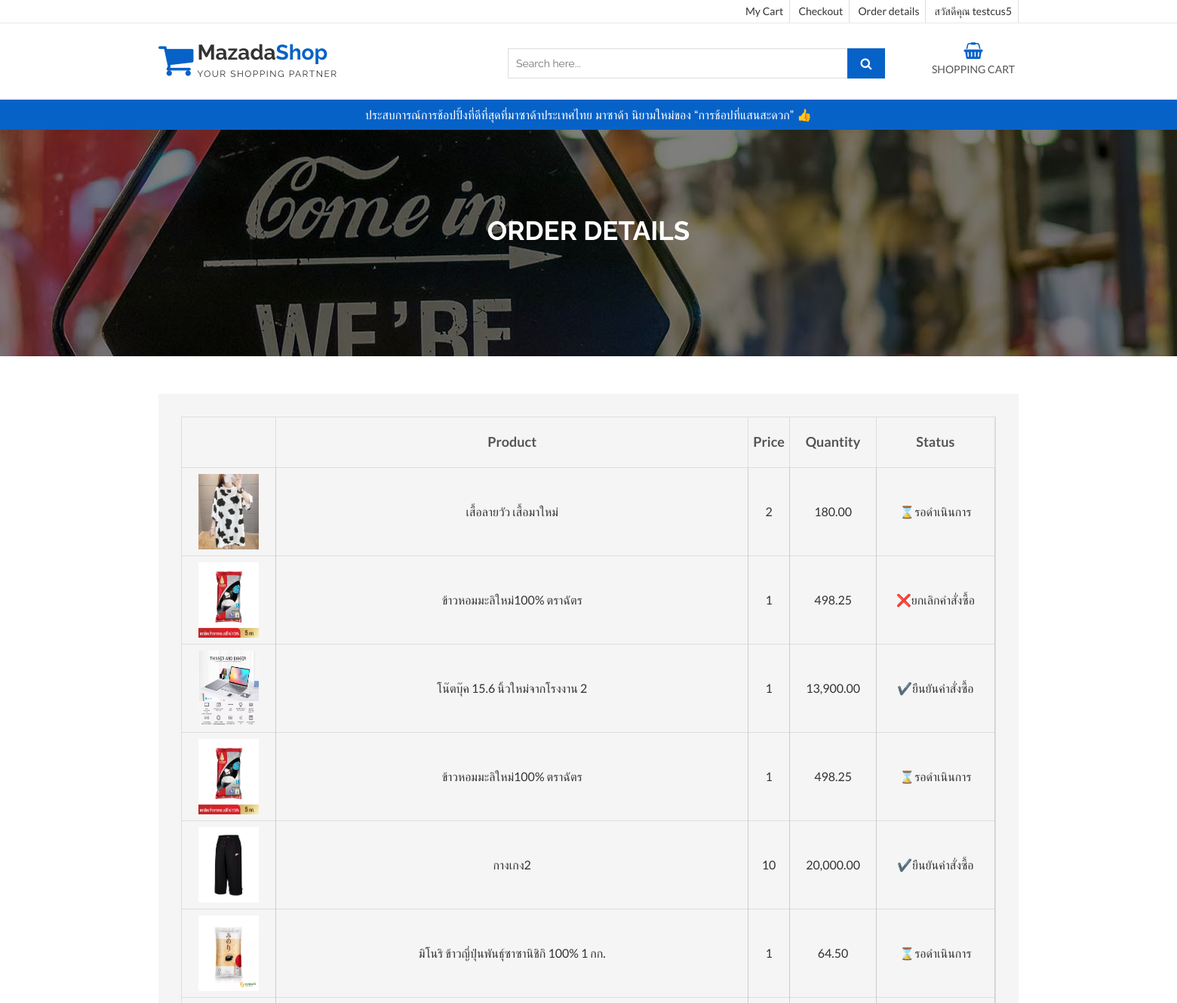
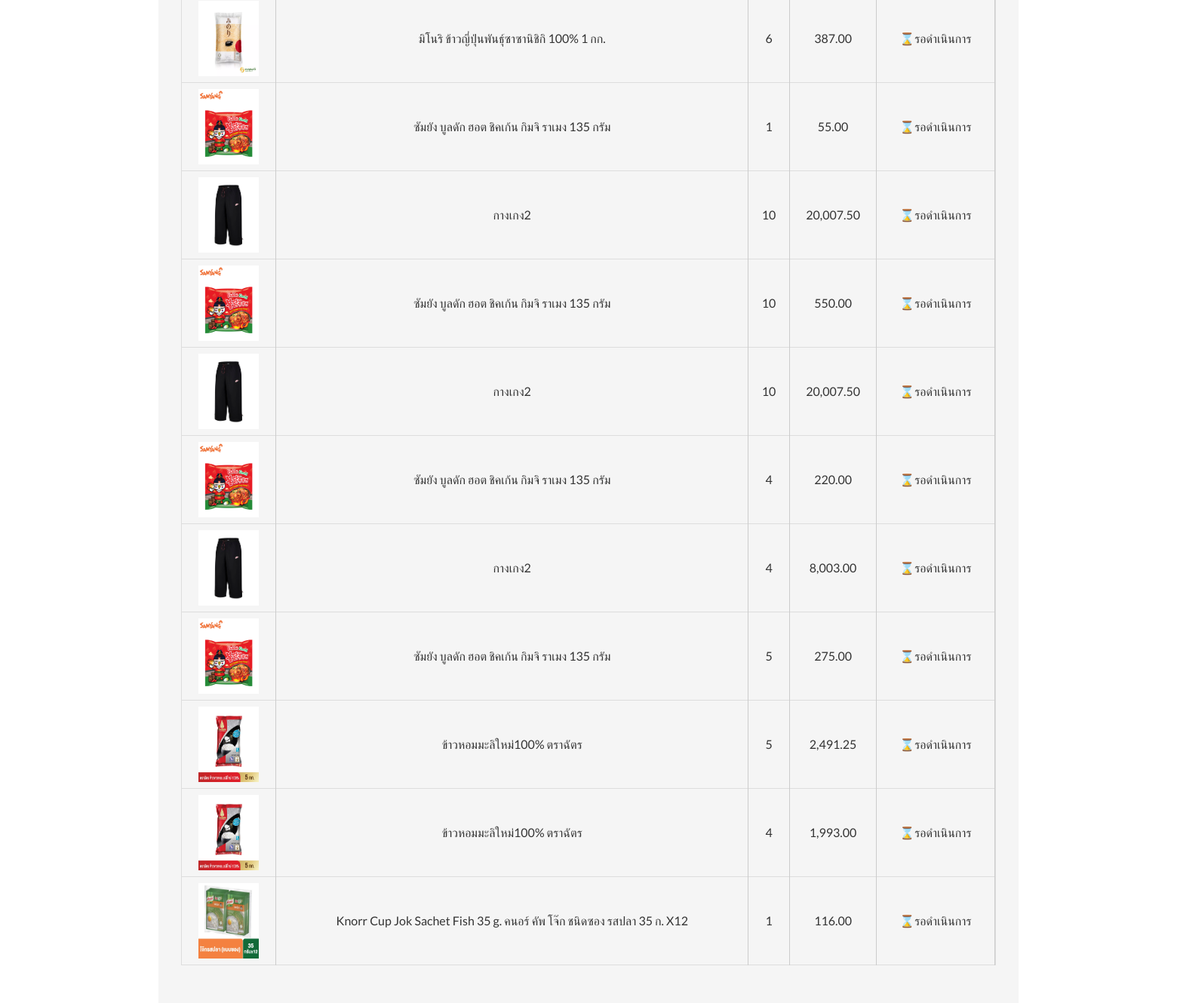
Page /cus_detail.php (signed in) on the committed database (2 pictures, top to bottom).
### tables this page shows
CREATE TABLE `product` (
  `ProID` int(15) NOT NULL,
  `ProName` varchar(100) NOT NULL,
  `Picture` varchar(200) NOT NULL,
  `Price` float NOT NULL,
  `Discount` float NOT NULL,
  `ProDe` varchar(500) NOT NULL,
  `Stock` int(10) NOT NULL,
  `OwID` int(15) NOT NULL,
  `SCatID` int(15) NOT NULL
);

CREATE TABLE `orderdetails` (
  `OrDetID` int(15) NOT NULL,
  `Quantity` int(10) NOT NULL,
  `OrDDiscount` float NOT NULL,
  `OrDPrice` float NOT NULL,
  `Status` varchar(50) NOT NULL,
  `ProID` int(15) NOT NULL,
  `OrderID` int(15) NOT NULL
);

### cus_detail.php (the view, shortened to what this page needs)
<?php include('h.php'); ?>
<head><title>Order</title></head>
<body>
<?php include('nav_member.php'); ?>
  <section id="aa-catg-head-banner">
  <img src="img/p1.jpg">
    <div class="aa-catg-head-banner-area">
     <div class="container">
      <div class="aa-catg-head-banner-content">
        <h2>Order Details</h2>
      </div>
     </div>
   </div>
  </section>
 <section id="cart-view">
    <div class="container">
      <div class="row">
        <div class="col-md-12">
          <div class="cart-view-area">
            <div class="cart-view-table">
              <form id="frmcart" name="frmcart" method="post" action="?act=update">
                <div class="table-responsive">
                  <table class="table">
                    <thead>
                      <tr>
                        <th></th>
                        <th>Product</th>
                        <th>Price</th>
                        <th>Quantity</th>
                        <th>Status</th>
                      </tr>
                    </thead>
                    <tbody>
                      <?php
                       $query = "SELECT * FROM product as p INNER JOIN orderdetails as od ON (p.ProID=od.ProID)
                       INNER JOIN `order` as o  ON (o.OrderID = od.OrderID)
                        INNER JOIN customer as c  ON (o.CustomerID = c.CustomerID)
                       WHERE o.CustomerID  = '".$_SESSION['CustomerID']."'ORDER BY o.CustomerID asc" or die("Error:" . mysqli_error($con));
                      $result = mysqli_query($con, $query);
                        while($row = mysqli_fetch_array($result) ) {
                          echo "<tr>";
                          echo "<td align=center>"."<img src='backed/Picture/".$row['Picture']."' width='100'>"."</td>";
                            echo "<td>" .$row["ProName"] .  "</td> ";
                            echo "<td>" .$row["Quantity"] .  "</td> ";
                            echo "<td>" .number_format($row["OrDPrice"]-$row["OrDDiscount"],2) .  "</td> ";
                            echo "<td>" .$row["Status"] .  "</td> ";
                          echo "</tr>";
                          }
                      ?>
                    </tbody>
                  </table>
                </div>
              </form>
            </div>
          </div>
        </div>
      </div>
    </div>
  </section>
  </body>
</html>

### h.php (shortened to what this page needs)
<!DOCTYPE html>
<html lang="en">
  <head>
    <link href="css/font-awesome.css" rel="stylesheet">
    <link href="css/bootstrap.css" rel="stylesheet">
    <link href="css/jquery.smartmenus.bootstrap.css" rel="stylesheet">
    <link rel="stylesheet" type="text/css" href="css/jquery.simpleLens.css">
    <link rel="stylesheet" type="text/css" href="css/slick.css">
    <link rel="stylesheet" type="text/css" href="css/nouislider.css">
    <link id="switcher" href="css/theme-color/default-theme.css" rel="stylesheet">
    <link href="css/sequence-theme.modern-slide-in.css" rel="stylesheet" media="all">
    <link href="css/style.css" rel="stylesheet">
  </head>

### nav_member.php (shortened to what this page needs)
<body>
  <header id="aa-header">
    <div class="aa-header-top">
      <div class="container">
        <div class="row">
          <div class="col-md-12">
            <div class="aa-header-top-area">
              <div class="aa-header-top-right">
                <ul class="aa-head-top-nav-right">
                  <li class="hidden-xs"><a href="cart.php">My Cart</a></li>
                  <li class="hidden-xs"><a href="checkout.php">Checkout</a></li>
                  <li><a href="cus_detail.php">Order details</a></li>
                  <?php if (isset($_SESSION['Name'])) : ?>
                    <li class="dropdown">
                      <a class="nav-link dropdown-toggle" data-toggle="dropdown">สวัสดีคุณ <?php echo  $_SESSION['Name']; ?></a>
                    </li>
                  <?php else : ?>
                    <li><a href="loginCus.php">Login</a></li>
                    <li><a href="loginshop.php">Shop login</a></li>
                  <?php endif; ?>
                </ul>
              </div>
            </div>
          </div>
        </div>
      </div>
    </div>
    <div class="aa-header-bottom">
      <div class="container">
        <div class="row">
          <div class="col-md-12">
            <div class="aa-header-bottom-area">
              <div class="aa-logo">
                <a href="index.php">
                  <span class="fa fa-shopping-cart"></span>
                  <p>Mazada<strong>Shop</strong> <span>Your Shopping Partner</span></p>
                </a>
              </div>
              <div class="aa-cartbox">
                <a class="aa-cart-link" href="cart.php">
                  <span class="fa fa-shopping-basket"></span>
                  <span class="aa-cart-title">SHOPPING CART</span>
                </a>
              </div>
              <div class="aa-search-box">
                <form action="index.php" method="GET">
                  <input type="text"  name="search" id="" placeholder="Search here..." >
                  <button type="submit"><span class="fa fa-search"></span></button>
                </form>
              </div>
            </div>
          </div>
        </div>
      </div>
    </div>
  </header>
  <section id="menu">
    <div class="container">
      <div class="menu-area">
        <div class="navbar navbar-default" role="navigation">
          <div class="navbar-collapse collapse">
            <ul class="nav navbar-nav">
             <h4 align="center"> <li ><a >ประสบการณ์การช้อปปิ้งที่ดีที่สุดที่มาซาด้าประเทศไทย มาซาด้า นิยามใหม่ของ “การช้อปที่แสนสะดวก” 👍</a></li></h4>
            </ul>
          </div>
        </div>
      </div>
    </div>
  </section>

### css/theme-color/default-theme.css (style rules this page uses)
h2 { color: #0762C8; }
#aa-header .aa-header-bottom .aa-header-bottom-area .aa-logo a > span { color: #0762C8; }
#aa-header .aa-header-bottom .aa-header-bottom-area .aa-logo a strong { color: #0762C8; }
#aa-header .aa-header-bottom .aa-header-bottom-area .aa-search-box button { background-color: #0762C8; }
#aa-header .aa-header-bottom .aa-cartbox .aa-cart-link { color: #0762C8; }
#menu { background-color: #0762C8; }

### rows in the picture
product: Picture (picture), ProName "เสื้อลายวัว เสื้อมาใหม่", orderdetails.Quantity "2", orderdetails.OrDPrice+OrDDiscount "180.00", orderdetails.Status "⌛รอดำเนินการ"
product: Picture (picture), ProName "ข้าวหอมมะลิใหม่100% ตราฉัตร", orderdetails.Quantity "1", orderdetails.OrDPrice+OrDDiscount "498.25", orderdetails.Status "❌ยกเลิกคำสั่งซื้อ", orderdetails.Status "⌛รอดำเนินการ", orderdetails.Quantity "5", orderdetails.OrDPrice+OrDDiscount "2,491.25", orderdetails.Quantity "4", orderdetails.OrDPrice+OrDDiscount "1,993.00"
product: Picture (picture), ProName "โน๊ตบุ๊ค 15.6 นิ้วใหม่จากโรงงาน 2", orderdetails.Quantity "1", orderdetails.OrDPrice+OrDDiscount "13,900.00", orderdetails.Status "✔️ยืนยันคำสั่งซื้อ"
product: Picture (picture), ProName "กางเกง2", orderdetails.Quantity "10", orderdetails.OrDPrice+OrDDiscount "20,000.00", orderdetails.Status "✔️ยืนยันคำสั่งซื้อ", orderdetails.OrDPrice+OrDDiscount "20,007.50", orderdetails.Status "⌛รอดำเนินการ", orderdetails.Quantity "4", orderdetails.OrDPrice+OrDDiscount "8,003.00"
product: Picture (picture), ProName "มิโนริ ข้าวญี่ปุ่นพันธุ์ซาซานิชิกิ 100% 1 กก.", orderdetails.Quantity "1", orderdetails.OrDPrice+OrDDiscount "64.50", orderdetails.Status "⌛รอดำเนินการ", orderdetails.Quantity "6", orderdetails.OrDPrice+OrDDiscount "387.00"
product: Picture (picture), ProName "ซัมยัง บูลดัก ฮอต ชิคเก้น กิมจิ ราเมง 135 กรัม", orderdetails.Quantity "1", orderdetails.OrDPrice+OrDDiscount "55.00", orderdetails.Status "⌛รอดำเนินการ", orderdetails.Quantity "10", orderdetails.OrDPrice+OrDDiscount "550.00", orderdetails.Quantity "4", orderdetails.OrDPrice+OrDDiscount "220.00", orderdetails.Quantity "5", orderdetails.OrDPrice+OrDDiscount "275.00"
product: Picture (picture), ProName "Knorr Cup Jok Sachet Fish 35 g. คนอร์ คัพ โจ๊ก ชนิดซอง รสปลา 35 ก. X12", orderdetails.Quantity "1", orderdetails.OrDPrice+OrDDiscount "116.00", orderdetails.Status "⌛รอดำเนินการ"

### other values in the picture
$_SESSION['Name'] "testcus5"
